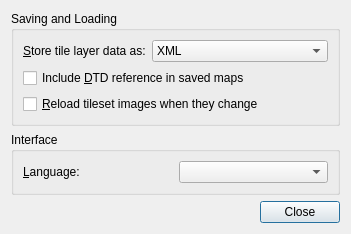
<?xml version="1.0" encoding="UTF-8"?>
<ui version="4.0">
 <class>PreferencesDialog</class>
 <widget class="QDialog" name="PreferencesDialog">
  <property name="geometry">
   <rect>
    <x>0</x>
    <y>0</y>
    <width>405</width>
    <height>245</height>
   </rect>
  </property>
  <property name="windowTitle">
   <string>Preferences</string>
  </property>
  <layout class="QVBoxLayout" name="verticalLayout">
   <property name="sizeConstraint">
    <enum>QLayout::SetFixedSize</enum>
   </property>
   <item>
    <widget class="QGroupBox" name="groupBox">
     <property name="title">
      <string>Saving and Loading</string>
     </property>
     <layout class="QGridLayout" name="gridLayout">
      <item row="0" column="0">
       <widget class="QLabel" name="label">
        <property name="text">
         <string>&amp;Store tile layer data as:</string>
        </property>
        <property name="buddy">
         <cstring>layerDataCombo</cstring>
        </property>
       </widget>
      </item>
      <item row="0" column="1">
       <widget class="QComboBox" name="layerDataCombo">
        <item>
         <property name="text">
          <string>XML</string>
         </property>
        </item>
        <item>
         <property name="text">
          <string>Base64 (uncompressed)</string>
         </property>
        </item>
        <item>
         <property name="text">
          <string>Base64 (gzip compressed)</string>
         </property>
        </item>
        <item>
         <property name="text">
          <string>Base64 (zlib compressed)</string>
         </property>
        </item>
        <item>
         <property name="text">
          <string>CSV</string>
         </property>
        </item>
       </widget>
      </item>
      <item row="2" column="0" colspan="2">
       <widget class="QCheckBox" name="reloadTilesetImages">
        <property name="text">
         <string>&amp;Reload tileset images when they change</string>
        </property>
       </widget>
      </item>
      <item row="1" column="0" colspan="2">
       <widget class="QCheckBox" name="enableDtd">
        <property name="toolTip">
         <string>Not enabled by default since a reference to an external DTD is known to cause problems with some XML parsers.</string>
        </property>
        <property name="text">
         <string>Include &amp;DTD reference in saved maps</string>
        </property>
       </widget>
      </item>
     </layout>
    </widget>
   </item>
   <item>
    <widget class="QGroupBox" name="groupBox_2">
     <property name="title">
      <string>Interface</string>
     </property>
     <layout class="QGridLayout" name="gridLayout_2">
      <item row="0" column="0">
       <widget class="QLabel" name="label_2">
        <property name="text">
         <string>&amp;Language:</string>
        </property>
        <property name="buddy">
         <cstring>languageCombo</cstring>
        </property>
       </widget>
      </item>
      <item row="0" column="1">
       <widget class="QComboBox" name="languageCombo"/>
      </item>
     </layout>
    </widget>
   </item>
   <item>
    <spacer name="verticalSpacer">
     <property name="orientation">
      <enum>Qt::Vertical</enum>
     </property>
     <property name="sizeHint" stdset="0">
      <size>
       <width>0</width>
       <height>0</height>
      </size>
     </property>
    </spacer>
   </item>
   <item>
    <widget class="QDialogButtonBox" name="buttonBox">
     <property name="orientation">
      <enum>Qt::Horizontal</enum>
     </property>
     <property name="standardButtons">
      <set>QDialogButtonBox::Close</set>
     </property>
    </widget>
   </item>
  </layout>
 </widget>
 <resources/>
 <connections>
  <connection>
   <sender>buttonBox</sender>
   <signal>accepted()</signal>
   <receiver>PreferencesDialog</receiver>
   <slot>accept()</slot>
   <hints>
    <hint type="sourcelabel">
     <x>248</x>
     <y>254</y>
    </hint>
    <hint type="destinationlabel">
     <x>157</x>
     <y>274</y>
    </hint>
   </hints>
  </connection>
  <connection>
   <sender>buttonBox</sender>
   <signal>rejected()</signal>
   <receiver>PreferencesDialog</receiver>
   <slot>reject()</slot>
   <hints>
    <hint type="sourcelabel">
     <x>316</x>
     <y>260</y>
    </hint>
    <hint type="destinationlabel">
     <x>286</x>
     <y>274</y>
    </hint>
   </hints>
  </connection>
 </connections>
</ui>
